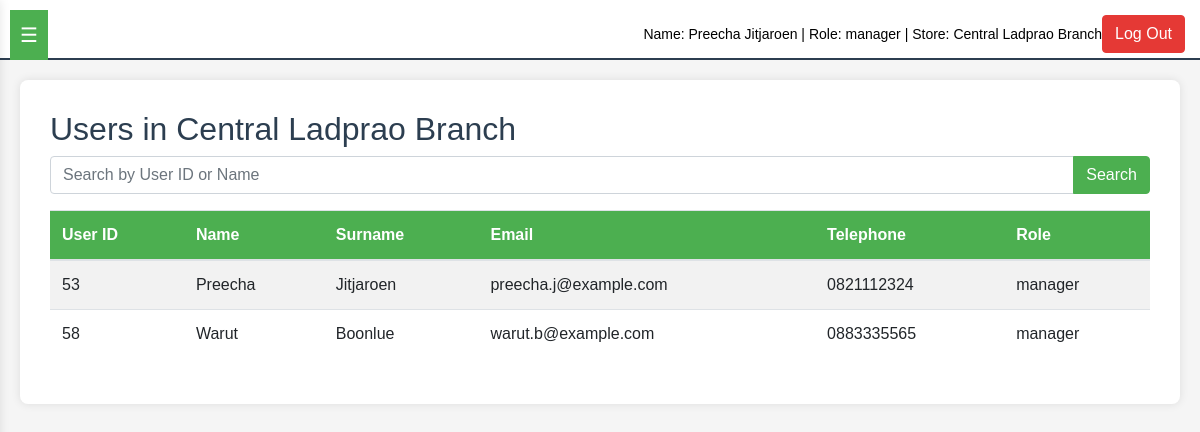
Page /page/manager/show_user.php (signed in) on the committed database.
### tables this page shows
CREATE TABLE `users` (
  `user_id` int(11) NOT NULL,
  `name` varchar(255) NOT NULL,
  `surname` varchar(255) NOT NULL,
  `email` varchar(255) NOT NULL,
  `password` varchar(255) NOT NULL,
  `tel_user` char(10) NOT NULL,
  `role` enum('admin','manager','staff') NOT NULL,
  `store_id` int(11) DEFAULT NULL,
  `reset_password` tinyint(1) DEFAULT 0,
  `update_at` timestamp NOT NULL DEFAULT current_timestamp() ON UPDATE current_timestamp()
);

CREATE TABLE `stores` (
  `store_id` int(11) NOT NULL,
  `store_name` varchar(255) NOT NULL,
  `location_id` int(11) NOT NULL,
  `tel_store` char(10) NOT NULL,
  `update_at` timestamp NOT NULL DEFAULT current_timestamp() ON UPDATE current_timestamp()
);

### page/manager/show_user.php (the view, shortened to what this page needs)
<?php
include('../../config/db.php');
$user_id = $_SESSION['user_id'];
$store_id = $_SESSION['store_id'];
$query = "SELECT u.name, u.surname, u.role, u.store_id, s.store_name
          FROM users u
          LEFT JOIN stores s ON u.store_id = s.store_id
          WHERE u.user_id = ?";
$stmt = $conn->prepare($query);
$stmt->bind_param("i", $user_id);
$stmt->execute();
$result = $stmt->get_result();
if ($result->num_rows > 0) {
    $user = $result->fetch_assoc();
    $name = $user['name'];
    $surname = $user['surname'];
    $role = $user['role'];
    $store_name = $user['store_name'];
} else {
    header("Location: ../../auth/login.php");
    exit();
}
$search = isset($_GET['search']) ? $_GET['search'] : '';
$search_query = "SELECT u.user_id, u.name, u.surname, u.email, u.tel_user, u.role
                 FROM users u
                 WHERE u.store_id = ? AND (u.user_id LIKE ? OR u.name LIKE ?)";
$stmt = $conn->prepare($search_query);
$search_param = "%$search%";
$stmt->bind_param("iss", $store_id, $search_param, $search_param);
$stmt->execute();
$search_result = $stmt->get_result();
?>
<!DOCTYPE html>
<!DOCTYPE html>
<html lang="en">
<head>
    <link rel="stylesheet" href="https://stackpath.bootstrapcdn.com/bootstrap/4.5.2/css/bootstrap.min.css">
    <link rel="stylesheet" href="./respontive.css">
</head>
<body>
    <button id="menu-toggle">☰</button>
    <header id="banner">
        <a id="user-info">Name: <?php echo $name . ' ' . $surname; ?> | Role: <?php echo $role; ?>
        <?php if (!is_null($store_id)) { ?>
            | Store: <?php echo $store_name; ?>
        <?php } ?>
        </a>
        <button class="btn btn-danger" onclick="window.location.href='../../auth/logout.php'">Log Out</button>
    </header>
    <div class="container" id="main-content">
        <h2>Users in <?php echo $store_name; ?></h2>
        <form action="" method="GET" class="mb-3">
            <div class="input-group">
                <input type="text" class="form-control" placeholder="Search by User ID or Name" name="search" value="<?php echo htmlspecialchars($search); ?>">
                <div class="input-group-append">
                    <button class="btn btn-primary" type="submit">Search</button>
                </div>
            </div>
        </form>
        <?php if ($search_result->num_rows > 0): ?>
        <div class="table-responsive">
            <table class="table table-striped">
                <thead>
                    <tr>
                        <th>User ID</th>
                        <th>Name</th>
                        <th>Surname</th>
                        <th>Email</th>
                        <th>Telephone</th>
                        <th>Role</th>
                    </tr>
                </thead>
                <tbody>
                    <?php while ($row = $search_result->fetch_assoc()): ?>
                    <tr>
                        <td><?php echo htmlspecialchars($row['user_id']); ?></td>
                        <td><?php echo htmlspecialchars($row['name']); ?></td>
                        <td><?php echo htmlspecialchars($row['surname']); ?></td>
                        <td><?php echo htmlspecialchars($row['email']); ?></td>
                        <td><?php echo htmlspecialchars($row['tel_user']); ?></td>
                        <td><?php echo htmlspecialchars($row['role']); ?></td>
                    </tr>
                    <?php endwhile; ?>
                </tbody>
            </table>
            <?php else: ?>
            <div class="alert alert-warning mt-3">
                ไม่พบผู้ใช้งานที่ตรงกับคำค้นหา "<?php echo htmlspecialchars($search); ?>"
            </div>
             <?php endif; ?>
        </div>
    </div>
</body>
</html>

### page/manager/respontive.css (style rules this page uses)
body { display: flex; flex-direction: column; min-height: 100vh; background-color: #f5f5f5; color: #2c3e50; font-family: Arial, sans-serif; }
#banner { background-color: #ffffff; border-bottom: 2px solid #2c3e50; padding: 15px; display: flex; align-items: center; justify-content: space-between; flex-wrap: wrap; position: fixed; top: 0; left: 0; right: 0; z-index: 1000; height: 60px; }
#user-info { margin-left: auto; color: black; font-size: 14px; }
#main-content { margin-left: auto; margin-right: auto; margin-top: 80px; padding: 30px; background-color: #ffffff; border-radius: 8px; box-shadow: 0 0 10px rgba(0, 0, 0, 0.1); transition: margin-left 0.3s ease-in-out; max-width: 1400px; width: calc(100% - 40px); }
#menu-toggle { display: block; background-color: #4caf50; color: white; border: none; padding: 10px; font-size: 20px; cursor: pointer; position: fixed; top: 10px; left: 10px; z-index: 1002; }
table { background-color: #ffffff; }
table th { background-color: #4caf50; color: #ffffff; }
.btn-primary { background-color: #4caf50; border-color: #4caf50; }
.btn-danger { background-color: #e53935; border-color: #e53935; }

### rows in the picture
users: name "Preecha", surname "Jitjaroen", role "manager", store.store_name "Central Ladprao Branch", user_id "53", email "preecha.j@example.com", tel_user "0821112324"
users: user_id "58", name "Warut", surname "Boonlue", email "warut.b@example.com", tel_user "0883335565", role "manager"
